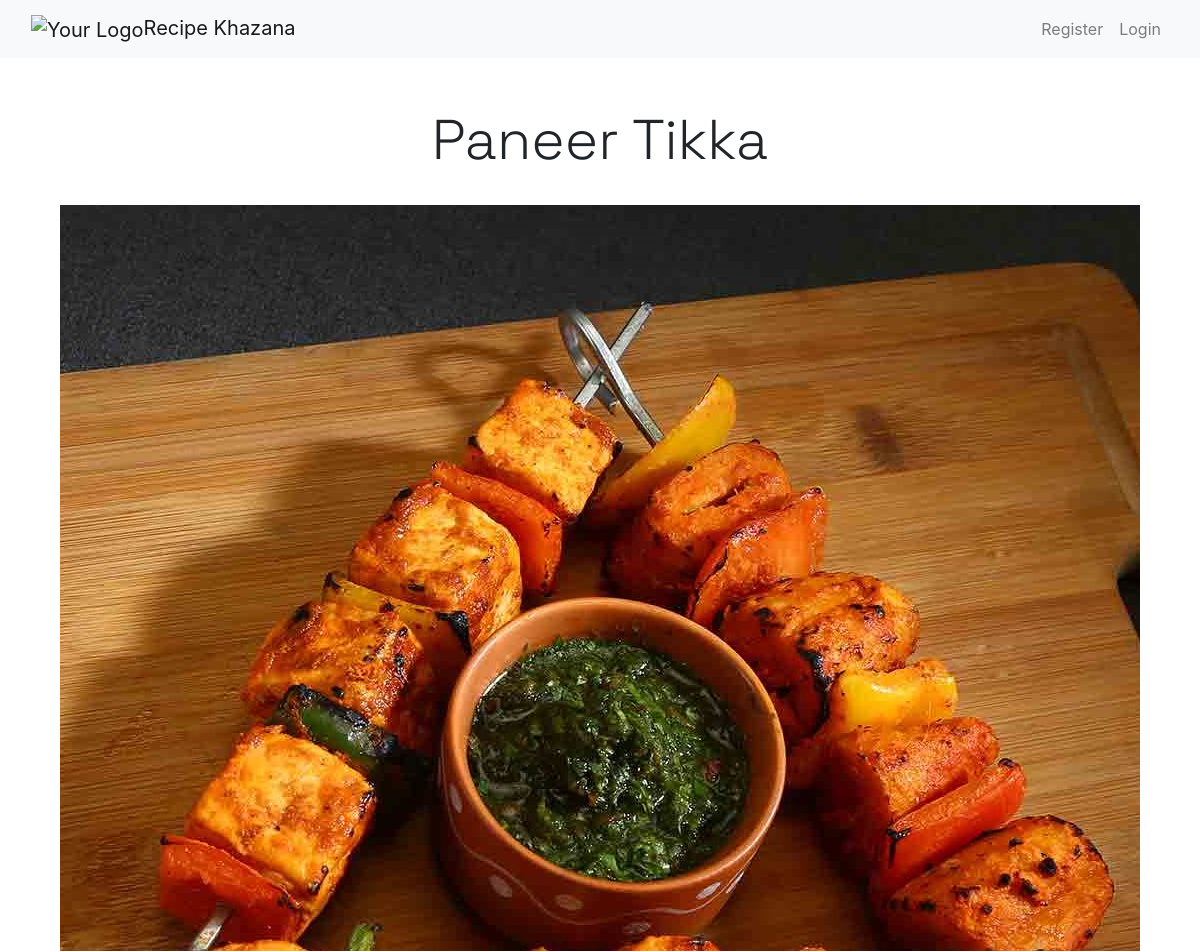
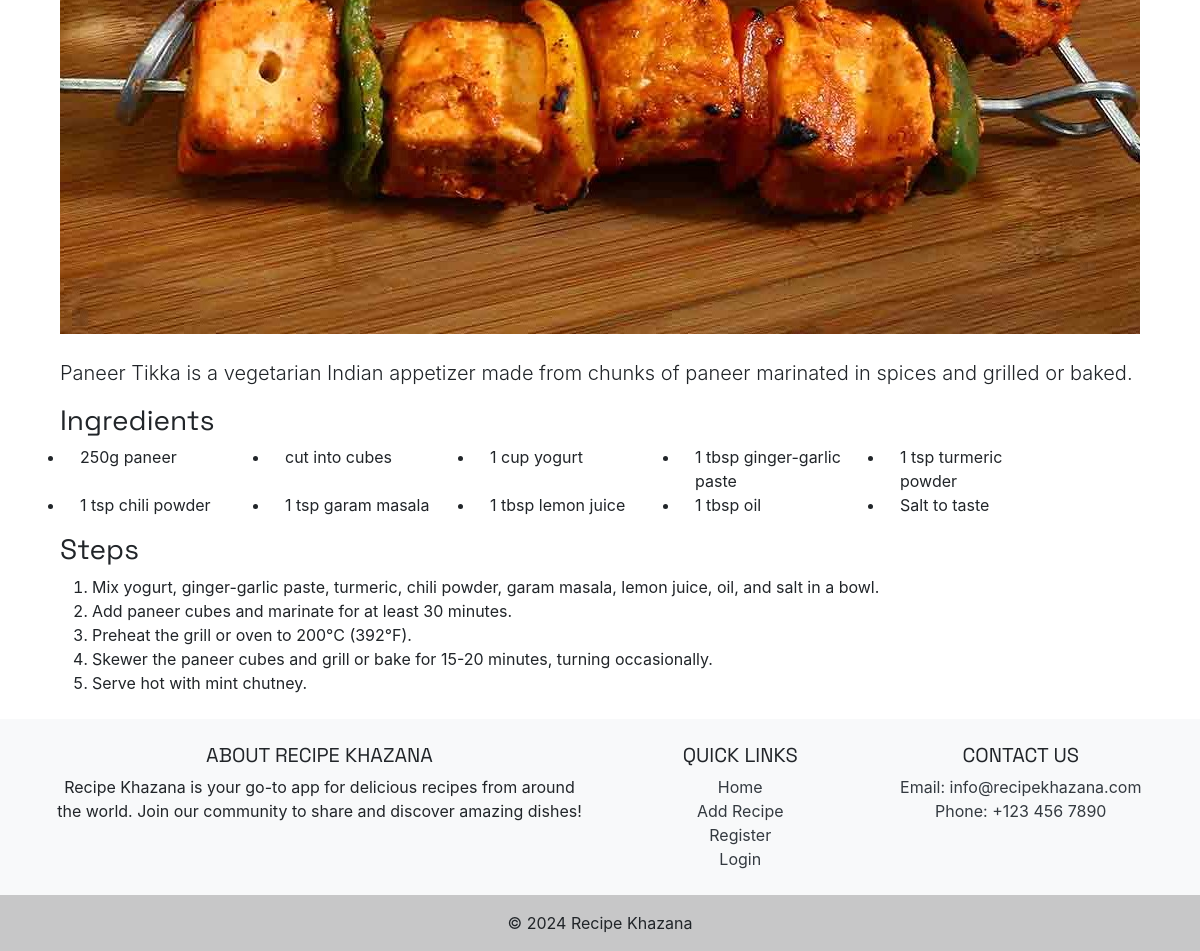
The app's page /recipe/2/ with its own data (2 pictures, top to bottom).
### recipes/models.py (models this page shows, shortened)
class Recipe(models.Model):
    title = models.CharField(max_length=100)
    description = models.TextField()
    ingredients = models.TextField()
    steps = models.TextField()
    image = models.ImageField(upload_to='recipe/')
    author = models.ForeignKey(User, on_delete=models.CASCADE)
    created_at = models.DateTimeField(default=timezone.now, editable=False)

### recipes/views.py (the view)
# urls.py: path('recipe/<int:pk>/', RecipeDetailView.as_view(), name='recipe_detail'),
class RecipeDetailView(DetailView):
    model = Recipe
    template_name = 'recipes/recipe_detail.html'
    def get_context_data(self, **kwargs):
        context = super().get_context_data(**kwargs)
        recipe = self.get_object()
        context['ingredients_list'] = recipe.ingredients.split(',')
        context['steps_list'] = recipe.steps.split('\n')
        return context

### recipes/templates/recipes/recipe_detail.html (shortened to what this page needs)
{% extends 'recipes/base.html' %}
{% block content %}
<div class="container mt-4" style="margin: 0 auto;">
    <h1 class="display-4 text-center">{{ recipe.title }}</h1>
    <div class="text-center">
        <img src="{{ recipe.image.url }}" class="img-fluid my-4" alt="{{ recipe.title }}" style="max-width: 100%;">
    </div>
    <p class="lead">{{ recipe.description }}</p>
    <h3>Ingredients</h3>
    <ul class="list-unstyled row">
        {% for ingredient in ingredients_list %}
            <li class="col-md-2" style="list-style: disc; margin-left: 20px;">{{ ingredient }}</li>
        {% endfor %}
    </ul>
    <h3>Steps</h3>
    <ol>
        {% for step in steps_list %}
            <li>{{ step }}</li>
        {% endfor %}
    </ol>
</div>
{% endblock %}

### records on screen
Recipe: title "Paneer Tikka", image (picture), description "Paneer Tikka is a vegetarian Indian appetizer made from chunks of paneer marinated in spices and grilled or baked."

### other values on screen
{{ ingredient }} "250g paneer" "cut into cubes" "1 cup yogurt" "1 tbsp ginger-garlic paste" "1 tsp turmeric powder" "1 tsp chili powder" "1 tsp garam masala" "1 tbsp lemon juice" "1 tbsp oil" "Salt to taste"
{{ step }} "Mix yogurt, ginger-garlic paste, turmeric, chili powder, garam masala, lemon juice, oil, and salt in a bowl." "Add paneer cubes and marinate for at least 30 minutes." "Preheat the grill or oven to 200°C (392°F)." "Skewer the paneer cubes and grill or bake for 15-20 minutes, turning occasionally." "Serve hot with mint chutney."
